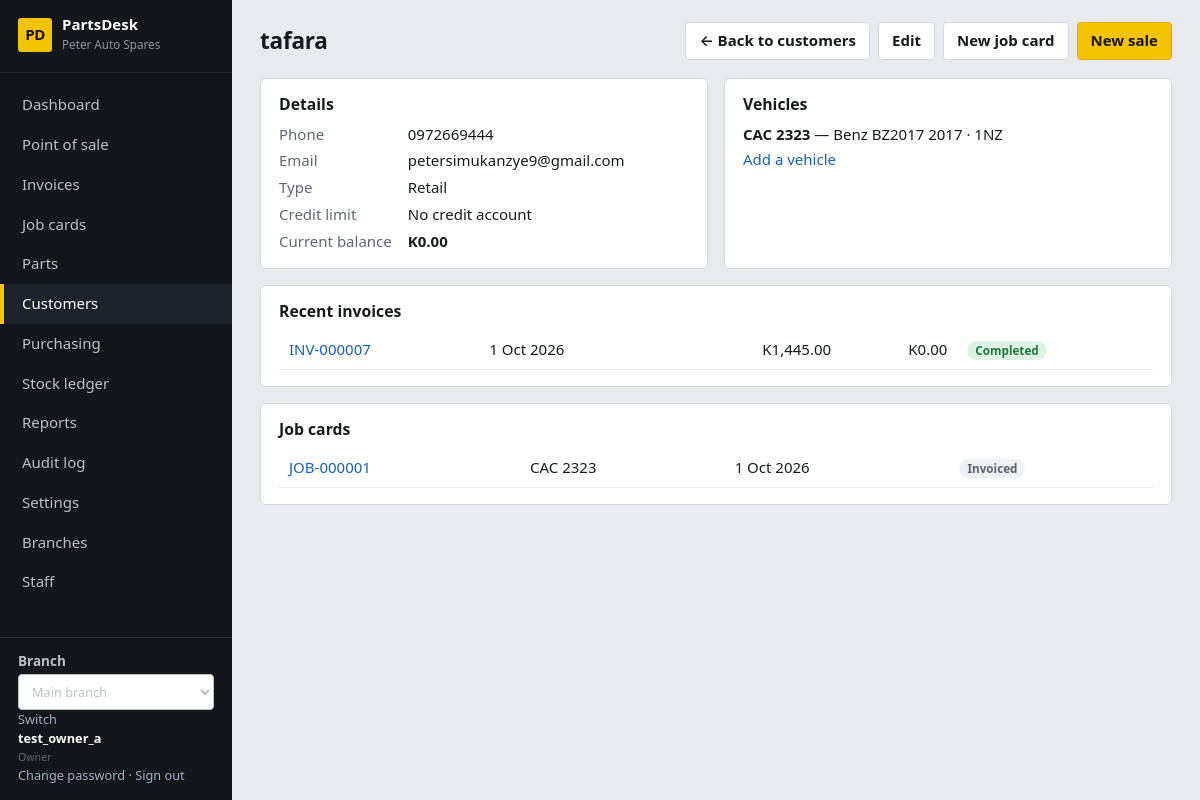
Screenshot of /sales/customers/6/ (signed in) with the database file from the repository.
### core/models.py (models this page shows, shortened)
class ShopSettings(TrackedModel):
    tenant = models.OneToOneField(Tenant, on_delete=models.CASCADE, related_name="settings")
    shop_name = models.CharField(max_length=120, default="My Spare Parts Shop")
    address = models.TextField(blank=True)
    phone = models.CharField(max_length=60, blank=True)
    email = models.EmailField(blank=True)
    tax_id = models.CharField("Tax / TPIN number", max_length=60, blank=True)
    currency_symbol = models.CharField(max_length=8, default="$")
    tax_name = models.CharField(max_length=20, default="VAT")
    tax_rate = models.DecimalField("Tax rate %", max_digits=5, decimal_places=2, default=Decimal("0"))
    prices_include_tax = models.BooleanField(default=True, help_text="Untick if prices are entered before tax.")
    counter_max_discount = models.DecimalField(
        "Max discount % for counter staff", max_digits=5, decimal_places=2, default=Decimal("10"),
        help_text="Managers and the owner can exceed this.")
    default_labour_rate = models.DecimalField("Default labour rate per hour", max_digits=10, decimal_places=2, default=Decimal("0"))
    invoice_footer = models.CharField(max_length=200, blank=True, default="Thank you for your business.")
    class Meta:
        verbose_name_plural = "shop settings"
    @classmethod
    def get(cls, tenant):
        obj, _ = cls.objects.get_or_create(tenant=tenant)
        return obj

class User(AbstractUser):
    class Role(models.TextChoices):
        OWNER = "owner", "Owner"
        MANAGER = "manager", "Manager"
        COUNTER = "counter", "Counter sales"
        MECHANIC = "mechanic", "Mechanic"
        STOREKEEPER = "storekeeper", "Storekeeper"
    role = models.CharField(max_length=20, choices=Role.choices, default=Role.COUNTER)
    tenant = models.ForeignKey(Tenant, null=True, blank=True, on_delete=models.PROTECT, related_name="users")
    branches = models.ManyToManyField(Branch, blank=True, related_name="staff")
    @property
    def display_name(self):
        return self.get_full_name() or self.username

### sales/models.py (models this page shows, shortened)
class Customer(TrackedModel):
    tenant = models.ForeignKey(Tenant, on_delete=models.PROTECT)
    class Type(models.TextChoices):
        RETAIL = "retail", "Retail"
        TRADE = "trade", "Trade (garage / mechanic)"
    name = models.CharField(max_length=120)
    phone = models.CharField(max_length=60, blank=True)
    email = models.EmailField(blank=True)
    address = models.TextField(blank=True)
    customer_type = models.CharField(max_length=10, choices=Type.choices, default=Type.RETAIL)
    credit_limit = models.DecimalField(max_digits=12, decimal_places=2, default=Decimal("0"),
                                       help_text="0 = no credit. Above 0 lets them buy on account up to this amount.")
    notes = models.TextField(blank=True)
    is_active = models.BooleanField(default=True)
    created_at = models.DateTimeField(auto_now_add=True)
    class Meta:
        ordering = ["name"]
    @property
    def balance(self):
        v = self.sales.aggregate(v=Sum(F("total") - F("returned_total") - F("amount_paid")))["v"]
        return v or Decimal("0")

class CustomerVehicle(TrackedModel):
    customer = models.ForeignKey(Customer, on_delete=models.CASCADE, related_name="vehicles")
    reg_number = models.CharField("Registration / plate", max_length=20)
    make = models.CharField(max_length=60)
    model = models.CharField(max_length=60)
    year = models.PositiveSmallIntegerField(null=True, blank=True)
    engine = models.CharField(max_length=60, blank=True)
    vin = models.CharField("VIN / chassis no.", max_length=40, blank=True)
    notes = models.CharField(max_length=200, blank=True)
    class Meta:
        ordering = ["reg_number"]

class Sale(TrackedModel):
    branch = models.ForeignKey(Branch, on_delete=models.PROTECT)
    class Status(models.TextChoices):
        COMPLETED = "completed", "Completed"
        PART_RETURNED = "part_returned", "Partly returned"
        RETURNED = "returned", "Returned"
    class Method(models.TextChoices):
        CASH = "cash", "Cash"
        MOBILE = "mobile", "Mobile money"
        CARD = "card", "Card"
        BANK = "bank", "Bank transfer"
        CREDIT = "credit", "On account"
    number = models.CharField(max_length=20)
    customer = models.ForeignKey(Customer, null=True, blank=True, on_delete=models.PROTECT, related_name="sales")
    vehicle = models.ForeignKey(CustomerVehicle, null=True, blank=True, on_delete=models.SET_NULL)
    status = models.CharField(max_length=15, choices=Status.choices, default=Status.COMPLETED)
    payment_method = models.CharField(max_length=10, choices=Method.choices, default=Method.CASH)
    tax_rate = models.DecimalField(max_digits=5, decimal_places=2, default=Decimal("0"))
    tax_inclusive = models.BooleanField(default=True)
    gross_total = models.DecimalField(max_digits=12, decimal_places=2, default=Decimal("0"))
    discount_total = models.DecimalField(max_digits=12, decimal_places=2, default=Decimal("0"))
    tax_total = models.DecimalField(max_digits=12, decimal_places=2, default=Decimal("0"))
    total = models.DecimalField(max_digits=12, decimal_places=2, default=Decimal("0"))
    returned_total = models.DecimalField(max_digits=12, decimal_places=2, default=Decimal("0"))
    amount_paid = models.DecimalField(max_digits=12, decimal_places=2, default=Decimal("0"))
    notes = models.CharField(max_length=200, blank=True)
    created_by = models.ForeignKey(settings.AUTH_USER_MODEL, null=True, on_delete=models.SET_NULL)
    created_at = models.DateTimeField(default=timezone.now, db_index=True)
    class Meta:
        ordering = ["-created_at", "-id"]
        constraints = [models.UniqueConstraint(fields=["branch", "number"], name="sale_branch_number")]
    def get_absolute_url(self):
        return reverse("sale_detail", args=[self.pk])
    @property
    def balance_due(self):
        return self.total - self.returned_total - self.amount_paid

### workshop/models.py (models this page shows, shortened)
class JobCard(TrackedModel):
    branch = models.ForeignKey(Branch, on_delete=models.PROTECT)
    class Status(models.TextChoices):
        OPEN = "open", "Checked in"
        DIAGNOSING = "diagnosing", "Diagnosing"
        AWAITING_PARTS = "awaiting_parts", "Awaiting parts"
        IN_PROGRESS = "in_progress", "In progress"
        READY = "ready", "Ready for pickup"
        INVOICED = "invoiced", "Invoiced"
        CANCELLED = "cancelled", "Cancelled"
    number = models.CharField(max_length=20)
    customer = models.ForeignKey(Customer, on_delete=models.PROTECT, related_name="jobs")
    vehicle = models.ForeignKey(CustomerVehicle, on_delete=models.PROTECT)
    status = models.CharField(max_length=20, choices=Status.choices, default=Status.OPEN)
    complaint = models.TextField("Customer's complaint / work requested")
    diagnosis = models.TextField("Diagnosis / work notes", blank=True)
    odometer = models.PositiveIntegerField("Odometer (km)", null=True, blank=True)
    assigned_to = models.ForeignKey(settings.AUTH_USER_MODEL, null=True, blank=True, on_delete=models.SET_NULL,
                                    related_name="assigned_jobs", verbose_name="Mechanic")
    promised_date = models.DateField(null=True, blank=True)
    invoice = models.OneToOneField(Sale, null=True, blank=True, on_delete=models.SET_NULL, related_name="job")
    created_by = models.ForeignKey(settings.AUTH_USER_MODEL, null=True, on_delete=models.SET_NULL, related_name="+")
    created_at = models.DateTimeField(default=timezone.now)
    updated_at = models.DateTimeField(auto_now=True)
    class Meta:
        ordering = ["-created_at"]
        constraints = [models.UniqueConstraint(fields=["branch", "number"], name="job_branch_number")]
    def get_absolute_url(self):
        return reverse("job_detail", args=[self.pk])

### sales/views.py (the view)
# urls.py: path("customers/<int:pk>/", views.customer_detail, name="customer_detail"),
@role_required(FRONT)
def customer_detail(request, pk):
    customer = get_object_or_404(Customer, pk=pk, tenant=request.tenant)
    sales = customer.sales.filter(branch=request.branch)
    return render(request, "sales/customer_detail.html", {
        "page_title": customer.name, "customer": customer, "vehicles": customer.vehicles.all(),
        "sales": sales[:15], "owing": [s for s in sales if s.balance_due > 0],
        "jobs": customer.jobs.filter(branch=request.branch)[:10], "can_sell": request.user.role in SALES})

### templates/sales/customer_detail.html
{% extends "base.html" %}{% load ui %}
{% block actions %}<a class="btn" href="{% url 'customer_edit' customer.pk %}">Edit</a>{% if can_sell %}<a class="btn" href="{% url 'job_create' %}?customer={{ customer.pk }}">New job card</a><a class="btn primary" href="{% url 'pos' %}">New sale</a>{% endif %}{% endblock %}
{% block content %}
<div class="grid2">
<section class="card"><h2>Details</h2><dl class="facts">
  <dt>Phone</dt><dd>{{ customer.phone|default:"—" }}</dd><dt>Email</dt><dd>{{ customer.email|default:"—" }}</dd>
  <dt>Type</dt><dd>{{ customer.get_customer_type_display }}</dd>
  <dt>Credit limit</dt><dd>{% if customer.credit_limit %}{% money customer.credit_limit %}{% else %}No credit account{% endif %}</dd>
  <dt>Current balance</dt><dd class="{% if customer.balance > 0 %}stockout{% endif %}"><strong>{% money customer.balance %}</strong></dd>
  {% if customer.notes %}<dt>Notes</dt><dd>{{ customer.notes|linebreaksbr }}</dd>{% endif %}</dl></section>
<section class="card"><h2>Vehicles</h2>
  {% for v in vehicles %}<p style="margin:4px 0"><strong>{{ v.reg_number }}</strong> — {{ v.make }} {{ v.model }} {{ v.year|default:"" }}{% if v.engine %} · {{ v.engine }}{% endif %}</p>
  {% empty %}<p class="muted">No vehicles on file yet.</p>{% endfor %}
  <a href="{% url 'vehicle_create' customer.pk %}">Add a vehicle</a></section>
</div>
<section class="card"><h2>Recent invoices</h2>{% if sales %}<table><tbody>{% for s in sales %}<tr><td><a href="{{ s.get_absolute_url }}">{{ s.number }}</a></td><td>{{ s.created_at|date:"j M Y" }}</td><td class="num">{% money s.total %}</td><td class="num {% if s.balance_due > 0 %}stockout{% endif %}">{% money s.balance_due %}</td><td><span class="badge {{ s.status|status_class }}">{{ s.get_status_display }}</span></td></tr>{% endfor %}</tbody></table>
{% else %}<p class="empty">No invoices yet.</p>{% endif %}</section>
{% if jobs %}<section class="card"><h2>Job cards</h2><table><tbody>{% for j in jobs %}<tr><td><a href="{{ j.get_absolute_url }}">{{ j.number }}</a></td><td>{{ j.vehicle.reg_number }}</td><td>{{ j.created_at|date:"j M Y" }}</td><td><span class="badge {{ j.status|status_class }}">{{ j.get_status_display }}</span></td></tr>{% endfor %}</tbody></table></section>{% endif %}
{% endblock %}

### templates/base.html (shortened to what this page needs)
{% load static ui %}<!doctype html>
<html lang="en">
<head>
<link rel="stylesheet" href="{% static 'css/app.css' %}">
</head>
<body data-print-log-url="{% url 'log_print_request' %}" {% if auto_print %}data-autoprint="1"{% endif %}>
<div class="app">
  <aside class="side no-print">
    <div class="brand"><span class="brand-mark">PD</span><div><strong>PartsDesk</strong><small>{{ shop.shop_name }}</small></div></div>
    <nav>{% for item in nav %}<a href="{{ item.url }}" class="{% if item.active %}on{% endif %}">{{ item.label }}</a>{% endfor %}</nav>
    <div class="who">
      {% if branches %}<form method="post" action="{% url 'switch_branch' %}">{% csrf_token %}
      <label for="branch-select">Branch</label><select id="branch-select" name="branch_id" onchange="this.form.submit()">
      {% for b in branches %}<option value="{{ b.pk }}" {% if b.pk == active_branch.pk %}selected{% endif %}>{{ b.name }}</option>{% endfor %}
      </select><button type="submit">Switch</button></form>{% endif %}
      <strong>{{ user.display_name }}</strong><small>{{ user.get_role_display }}</small><br>
      <a href="{% url 'password_change' %}">Change password</a> ·
      <form method="post" action="{% url 'logout' %}">{% csrf_token %}<button type="submit">Sign out</button></form>
    </div>
  </aside>
  <main class="main">
    <header class="top"><h1>{% block page_heading %}{{ page_title }}{% endblock %}</h1><div class="actions">{% page_back_link as back %}{% if back %}<a class="btn no-print" href="{{ back.url }}" aria-label="{{ back.label }}">&larr; {{ back.label }}</a>{% endif %}{% block actions %}{% endblock %}</div></header>
    {% block content %}{% endblock %}
  </main>
</div>
</body>
</html>

### rows the page displays
ShopSettings: shop_name "Peter Auto Spares"
User: display_name "test_owner_a", role "Owner"
Customer: name "tafara", phone "0972669444", email "petersimukanzye9@gmail.com", customer_type "Retail", id.currency_symbol "K0.00"
CustomerVehicle: reg_number "CAC 2323", make "Benz", model "BZ2017", year "2017", engine "1NZ"
Sale: number "INV-000007", created_at "1 Oct 2026", total.currency_symbol "K1,445.00", total+returned_total+amount_paid "K0.00", status "Completed"
JobCard: number "JOB-000001", vehicle.reg_number "CAC 2323", created_at "1 Oct 2026", status "Invoiced"

### other values shown
{{ item.label }} "Dashboard" "Point of sale" "Invoices" "Job cards" "Parts" "Customers" "Purchasing" "Stock ledger" "Reports" "Audit log" "Settings" "Branches" "Staff"
{{ back.label }} "Back to customers"
form field branch_id "Main branch"
